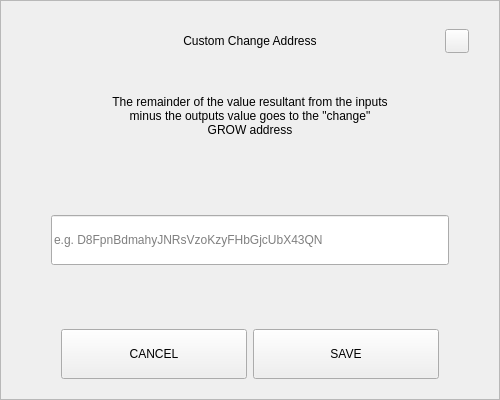
<?xml version="1.0" encoding="UTF-8"?>
<ui version="4.0">
 <class>SendChangeAddressDialog</class>
 <widget class="QDialog" name="SendChangeAddressDialog">
  <property name="geometry">
   <rect>
    <x>0</x>
    <y>0</y>
    <width>500</width>
    <height>400</height>
   </rect>
  </property>
  <property name="windowTitle">
   <string>Dialog</string>
  </property>
  <layout class="QVBoxLayout" name="verticalLayout">
   <property name="spacing">
    <number>0</number>
   </property>
   <property name="leftMargin">
    <number>0</number>
   </property>
   <property name="topMargin">
    <number>0</number>
   </property>
   <property name="rightMargin">
    <number>0</number>
   </property>
   <property name="bottomMargin">
    <number>0</number>
   </property>
   <item>
    <widget class="QFrame" name="frame">
     <property name="styleSheet">
      <string notr="true"/>
     </property>
     <property name="frameShape">
      <enum>QFrame::StyledPanel</enum>
     </property>
     <property name="frameShadow">
      <enum>QFrame::Raised</enum>
     </property>
     <layout class="QVBoxLayout" name="verticalLayout_2" stretch="0,0,0,0,0,0,0">
      <property name="spacing">
       <number>0</number>
      </property>
      <property name="leftMargin">
       <number>30</number>
      </property>
      <property name="topMargin">
       <number>20</number>
      </property>
      <property name="rightMargin">
       <number>30</number>
      </property>
      <property name="bottomMargin">
       <number>20</number>
      </property>
      <item>
       <layout class="QHBoxLayout" name="horizontalLayout_3">
        <property name="spacing">
         <number>0</number>
        </property>
        <item>
         <spacer name="horizontalSpacer_2">
          <property name="orientation">
           <enum>Qt::Horizontal</enum>
          </property>
          <property name="sizeHint" stdset="0">
           <size>
            <width>40</width>
            <height>20</height>
           </size>
          </property>
         </spacer>
        </item>
        <item>
         <widget class="QLabel" name="labelTitle">
          <property name="minimumSize">
           <size>
            <width>0</width>
            <height>40</height>
           </size>
          </property>
          <property name="maximumSize">
           <size>
            <width>16777215</width>
            <height>40</height>
           </size>
          </property>
          <property name="styleSheet">
           <string notr="true">padding-left:24px;</string>
          </property>
          <property name="text">
           <string>Custom Change Address</string>
          </property>
          <property name="alignment">
           <set>Qt::AlignCenter</set>
          </property>
          <property name="margin">
           <number>7</number>
          </property>
         </widget>
        </item>
        <item>
         <spacer name="horizontalSpacer">
          <property name="orientation">
           <enum>Qt::Horizontal</enum>
          </property>
          <property name="sizeHint" stdset="0">
           <size>
            <width>40</width>
            <height>20</height>
           </size>
          </property>
         </spacer>
        </item>
        <item>
         <widget class="QPushButton" name="btnEsc">
          <property name="minimumSize">
           <size>
            <width>24</width>
            <height>24</height>
           </size>
          </property>
          <property name="maximumSize">
           <size>
            <width>24</width>
            <height>24</height>
           </size>
          </property>
          <property name="focusPolicy">
           <enum>Qt::NoFocus</enum>
          </property>
          <property name="text">
           <string/>
          </property>
         </widget>
        </item>
       </layout>
      </item>
      <item>
       <spacer name="verticalSpacer_2">
        <property name="orientation">
         <enum>Qt::Vertical</enum>
        </property>
        <property name="sizeType">
         <enum>QSizePolicy::Fixed</enum>
        </property>
        <property name="sizeHint" stdset="0">
         <size>
          <width>20</width>
          <height>20</height>
         </size>
        </property>
       </spacer>
      </item>
      <item alignment="Qt::AlignHCenter">
       <widget class="QLabel" name="labelMessage">
        <property name="minimumSize">
         <size>
          <width>0</width>
          <height>70</height>
         </size>
        </property>
        <property name="text">
         <string>The remainder of the value resultant from the inputs minus the outputs value goes to the &quot;change&quot; GROW address</string>
        </property>
        <property name="alignment">
         <set>Qt::AlignCenter</set>
        </property>
        <property name="wordWrap">
         <bool>true</bool>
        </property>
       </widget>
      </item>
      <item>
       <spacer name="verticalSpacer_3">
        <property name="orientation">
         <enum>Qt::Vertical</enum>
        </property>
        <property name="sizeHint" stdset="0">
         <size>
          <width>20</width>
          <height>40</height>
         </size>
        </property>
       </spacer>
      </item>
      <item>
       <layout class="QHBoxLayout" name="horizontalLayout_2">
        <property name="spacing">
         <number>0</number>
        </property>
        <property name="leftMargin">
         <number>20</number>
        </property>
        <property name="rightMargin">
         <number>20</number>
        </property>
        <item>
         <widget class="QLineEdit" name="lineEditAddress">
          <property name="minimumSize">
           <size>
            <width>0</width>
            <height>50</height>
           </size>
          </property>
          <property name="placeholderText">
           <string notr="true">e.g. D8FpnBdmahyJNRsVzoKzyFHbGjcUbX43QN</string>
          </property>
         </widget>
        </item>
       </layout>
      </item>
      <item>
       <spacer name="verticalSpacer">
        <property name="orientation">
         <enum>Qt::Vertical</enum>
        </property>
        <property name="sizeHint" stdset="0">
         <size>
          <width>20</width>
          <height>40</height>
         </size>
        </property>
       </spacer>
      </item>
      <item>
       <layout class="QHBoxLayout" name="horizontalLayout" stretch="2,2">
        <property name="spacing">
         <number>6</number>
        </property>
        <property name="leftMargin">
         <number>30</number>
        </property>
        <property name="rightMargin">
         <number>30</number>
        </property>
        <item>
         <widget class="QPushButton" name="btnCancel">
          <property name="minimumSize">
           <size>
            <width>180</width>
            <height>50</height>
           </size>
          </property>
          <property name="focusPolicy">
           <enum>Qt::NoFocus</enum>
          </property>
          <property name="text">
           <string>CANCEL</string>
          </property>
         </widget>
        </item>
        <item>
         <widget class="QPushButton" name="btnSave">
          <property name="minimumSize">
           <size>
            <width>180</width>
            <height>50</height>
           </size>
          </property>
          <property name="focusPolicy">
           <enum>Qt::NoFocus</enum>
          </property>
          <property name="text">
           <string>SAVE</string>
          </property>
         </widget>
        </item>
       </layout>
      </item>
     </layout>
    </widget>
   </item>
  </layout>
 </widget>
 <resources/>
 <connections/>
</ui>
